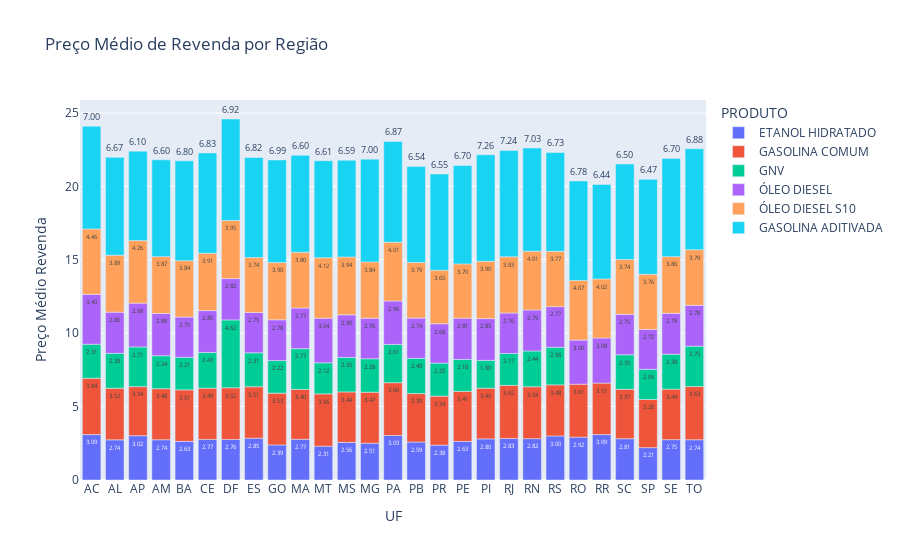

Write notebook code for a chart like this one.
### Code cell
# Construção do gráfico para mostrar o preço médio de revenda estado e região
grafico_uf = px.bar(vendas_uf, x="SIGLA_UF", y="PREÇO MÉDIO REVENDA", color='PRODUTO',
                              title = "Preço Médio de Revenda por Região", text_auto='.3s',
                   labels={'SIGLA_UF':'UF', 'PREÇO MÉDIO REVENDA':'Preço Médio Revenda'})
grafico_uf.update_traces(textangle=0, textposition="outside")
grafico_uf.show()

### Figure 1 — Plotly figure (JSON) as saved in the notebook; plotly's stock layout.template omitted (floating-point values rounded to 4 significant figures)
{"data": [{"alignmentgroup": "True", "hovertemplate": "PRODUTO=ETANOL HIDRATADO<br>UF=%{x}<br>Preço Médio Revenda=%{y}<extra></extra>", "legendgroup": "ETANOL HIDRATADO", "marker": {"color": "#636efa", "pattern": {"shape": ""}}, "name": "ETANOL HIDRATADO", "offsetgroup": "ETANOL HIDRATADO", "orientation": "v", "showlegend": true, "textangle": 0, "textposition": "outside", "texttemplate": "%{y:.3s}", "type": "bar", "x": ["AC", "AL", "AP", "AM", "BA", "CE", "DF", "ES", "GO", "MA", "MT", "MS", "MG", "PA", "PB", "PR", "PE", "PI", "RJ", "RN", "RS", "RO", "RR", "SC", "SP", "SE", "TO"], "xaxis": "x", "y": [3.095, 2.735, 3.018, 2.743, 2.633, 2.767, 2.761, 2.847, 2.39, 2.774, 2.306, 2.564, 2.509, 3.032, 2.589, 2.376, 2.627, 2.801, 2.83, 2.819, 3.002, 2.92, 3.094, 2.814, 2.205, 2.748, 2.742], "yaxis": "y"}, {"alignmentgroup": "True", "hovertemplate": "PRODUTO=GASOLINA COMUM<br>UF=%{x}<br>Preço Médio Revenda=%{y}<extra></extra>", "legendgroup": "GASOLINA COMUM", "marker": {"color": "#EF553B", "pattern": {"shape": ""}}, "name": "GASOLINA COMUM", "offsetgroup": "GASOLINA COMUM", "orientation": "v", "showlegend": true, "textangle": 0, "textposition": "outside", "texttemplate": "%{y:.3s}", "type": "bar", "x": ["AC", "AL", "AP", "AM", "BA", "CE", "DF", "ES", "GO", "MA", "MT", "MS", "MG", "PA", "PB", "PR", "PE", "PI", "RJ", "RN", "RS", "RO", "RR", "SC", "SP", "SE", "TO"], "xaxis": "x", "y": [3.841, 3.518, 3.342, 3.479, 3.51, 3.49, 3.522, 3.508, 3.529, 3.401, 3.562, 3.438, 3.474, 3.598, 3.298, 3.34, 3.414, 3.454, 3.62, 3.536, 3.481, 3.609, 3.508, 3.371, 3.28, 3.441, 3.627], "yaxis": "y"}, {"alignmentgroup": "True", "hovertemplate": "PRODUTO=GNV<br>UF=%{x}<br>Preço Médio Revenda=%{y}<extra></extra>", "legendgroup": "GNV", "marker": {"color": "#00cc96", "pattern": {"shape": ""}}, "name": "GNV", "offsetgroup": "GNV", "orientation": "v", "showlegend": true, "textangle": 0, "textposition": "outside", "texttemplate": "%{y:.3s}", "type": "bar", "x": ["AL", "AM", "BA", "CE", "ES", "MT", "MS", "MG", "PB", "PR", "PE", "RJ", "RN", "RS", "SC", "SP", "SE", "GO", "PA", "TO", "MA", "PI", "DF", "AC", "AP"], "xaxis": "x", "y": [2.379, 2.244, 2.214, 2.433, 2.313, 2.12, 2.348, 2.28, 2.404, 2.248, 2.175, 2.171, 2.438, 2.559, 2.349, 2.058, 2.382, 2.219, 2.608, 2.75, 2.774, 1.898, 4.624, 2.315, 2.706], "yaxis": "y"}, {"alignmentgroup": "True", "hovertemplate": "PRODUTO=ÓLEO DIESEL<br>UF=%{x}<br>Preço Médio Revenda=%{y}<extra></extra>", "legendgroup": "ÓLEO DIESEL", "marker": {"color": "#ab63fa", "pattern": {"shape": ""}}, "name": "ÓLEO DIESEL", "offsetgroup": "ÓLEO DIESEL", "orientation": "v", "showlegend": true, "textangle": 0, "textposition": "outside", "texttemplate": "%{y:.3s}", "type": "bar", "x": ["RS", "RO", "RR", "SC", "SP", "SE", "TO", "AC", "AL", "AP", "AM", "BA", "CE", "DF", "ES", "GO", "MA", "MT", "MS", "MG", "PA", "PB", "PR", "PE", "PI", "RJ", "RN"], "xaxis": "x", "y": [2.772, 3.003, 3.075, 2.754, 2.716, 2.785, 2.782, 3.398, 2.802, 2.985, 2.876, 2.747, 2.852, 2.818, 2.747, 2.777, 2.771, 3.039, 2.904, 2.763, 2.959, 2.742, 2.682, 2.811, 2.846, 2.756, 2.794], "yaxis": "y"}, {"alignmentgroup": "True", "hovertemplate": "PRODUTO=ÓLEO DIESEL S10<br>UF=%{x}<br>Preço Médio Revenda=%{y}<extra></extra>", "legendgroup": "ÓLEO DIESEL S10", "marker": {"color": "#FFA15A", "pattern": {"shape": ""}}, "name": "ÓLEO DIESEL S10", "offsetgroup": "ÓLEO DIESEL S10", "orientation": "v", "showlegend": true, "textangle": 0, "textposition": "outside", "texttemplate": "%{y:.3s}", "type": "bar", "x": ["AC", "AL", "AP", "AM", "BA", "CE", "DF", "ES", "GO", "MA", "MT", "MS", "MG", "PA", "PB", "PR", "PE", "PI", "RJ", "RN", "RS", "RO", "RR", "SC", "SP", "SE", "TO"], "xaxis": "x", "y": [4.458, 3.886, 4.261, 3.875, 3.842, 3.908, 3.954, 3.739, 3.899, 3.802, 4.119, 3.942, 3.837, 4.005, 3.786, 3.646, 3.698, 3.902, 3.829, 4.005, 3.768, 4.066, 4.022, 3.742, 3.758, 3.862, 3.792], "yaxis": "y"}, {"alignmentgroup": "True", "hovertemplate": "PRODUTO=GASOLINA ADITIVADA<br>UF=%{x}<br>Preço Médio Revenda=%{y}<extra></extra>", "legendgroup": "GASOLINA ADITIVADA", "marker": {"color": "#19d3f3", "pattern": {"shape": ""}}, "name": "GASOLINA ADITIVADA", "offsetgroup": "GASOLINA ADITIVADA", "orientation": "v", "showlegend": true, "textangle": 0, "textposition": "outside", "texttemplate": "%{y:.3s}", "type": "bar", "x": ["AC", "AL", "AP", "AM", "BA", "CE", "DF", "ES", "GO", "MA", "MT", "MS", "MG", "PA", "PB", "PR", "PE", "PI", "RJ", "RN", "RS", "RO", "RR", "SC", "SP", "SE", "TO"], "xaxis": "x", "y": [7, 6.665, 6.096, 6.596, 6.802, 6.833, 6.918, 6.821, 6.994, 6.602, 6.609, 6.595, 7.0, 6.866, 6.542, 6.553, 6.7, 7.261, 7.242, 7.028, 6.731, 6.779, 6.437, 6.497, 6.468, 6.696, 6.881], "yaxis": "y"}], "layout": {"barmode": "relative", "legend": {"title": {"text": "PRODUTO"}, "tracegroupgap": 0}, "title": {"text": "Preço Médio de Revenda por Região"}, "xaxis": {"anchor": "y", "domain": [0, 1], "title": {"text": "UF"}}, "yaxis": {"anchor": "x", "domain": [0, 1], "title": {"text": "Preço Médio Revenda"}}}}
